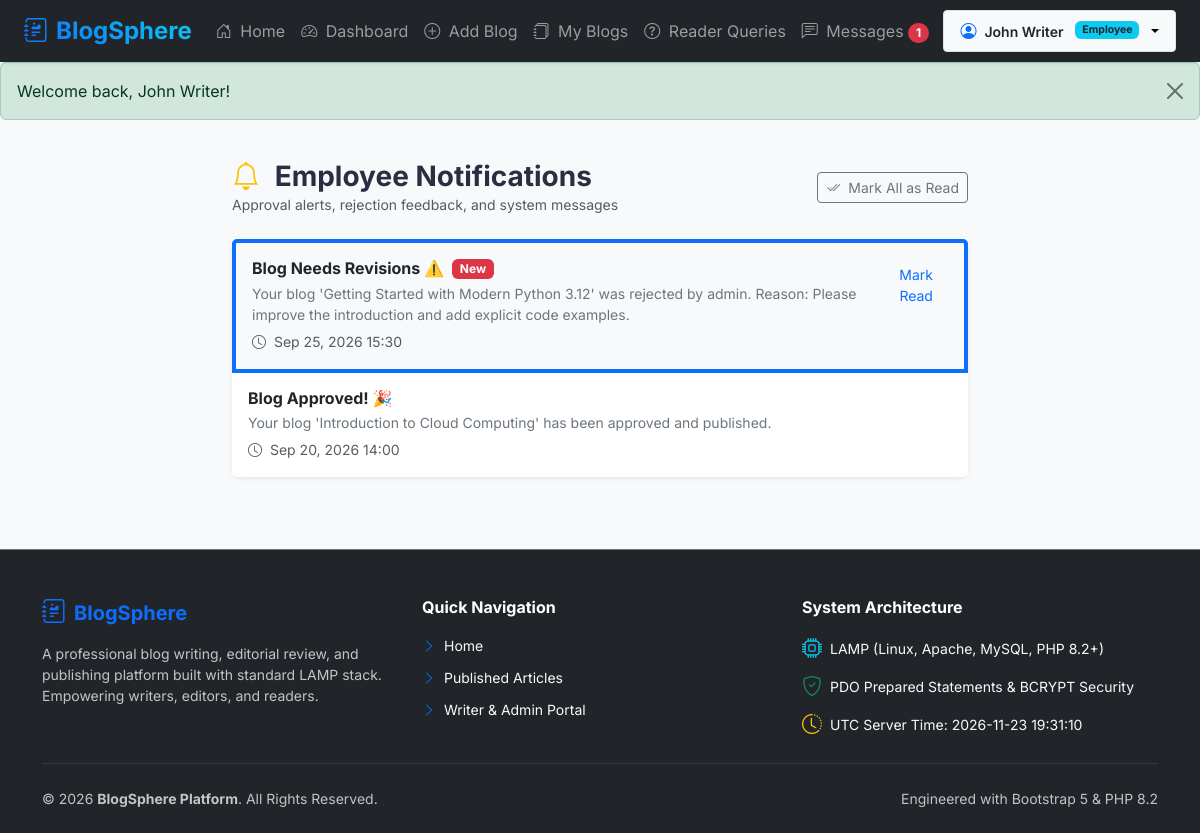
Screenshot of /employee/notifications.php (signed in) with the database file from the repository.
### tables this page shows
CREATE TABLE `notifications` (
  `id` INT AUTO_INCREMENT PRIMARY KEY,
  `user_id` INT NOT NULL,
  `blog_id` INT DEFAULT NULL,
  `title` VARCHAR(255),
  `message` TEXT NOT NULL,
  `type` VARCHAR(50) DEFAULT 'info',
  `is_read` BOOLEAN DEFAULT FALSE,
  `created_at` TIMESTAMP DEFAULT CURRENT_TIMESTAMP,
  FOREIGN KEY (`user_id`) REFERENCES `users`(`id`) ON DELETE CASCADE,
  FOREIGN KEY (`blog_id`) REFERENCES `blogs`(`id`) ON DELETE SET NULL
);

### employee/notifications.php (the view, shortened to what this page needs)
<?php
$pdo = getDBConnection();
$employeeId = $_SESSION['user_id'];
$stmt = $pdo->prepare("SELECT * FROM notifications WHERE user_id = ? ORDER BY created_at DESC LIMIT 30");
$stmt->execute([$employeeId]);
$notifications = $stmt->fetchAll();
include __DIR__ . '/../includes/header.php';
?>
<div class="container py-4">
    <div class="row justify-content-center">
        <div class="col-lg-8">
            <div class="d-flex justify-content-between align-items-center mb-4">
                <div>
                    <h3 class="fw-bold mb-0"><i class="bi bi-bell text-warning me-2"></i> Employee Notifications</h3>
                    <p class="text-muted small mb-0">Approval alerts, rejection feedback, and system messages</p>
                </div>
                <?php if (!empty($notifications)): ?>
                    <a href="<?= BASE_URL ?>employee/notifications.php?action=read_all" class="btn btn-sm btn-outline-secondary">
                        <i class="bi bi-check2-all me-1"></i> Mark All as Read
                    </a>
                <?php endif; ?>
            </div>
            <div class="card border-0 shadow-sm rounded-3">
                <div class="list-group list-group-flush">
                    <?php if (empty($notifications)): ?>
                        <div class="text-center py-5 text-muted">
                            <i class="bi bi-bell-slash display-3"></i>
                            <h5 class="mt-3">No notifications yet.</h5>
                        </div>
                    <?php else: ?>
                        <?php foreach ($notifications as $n): ?>
                            <div class="list-group-item p-3 d-flex justify-content-between align-items-start <?= !$n['is_read'] ? 'bg-light font-weight-bold border-start border-primary border-4' : '' ?>">
                                <div>
                                    <div class="d-flex align-items-center mb-1 gap-2">
                                        <h6 class="fw-bold mb-0 text-dark"><?= htmlspecialchars($n['title']) ?></h6>
                                        <?php if (!$n['is_read']): ?>
                                            <span class="badge bg-danger">New</span>
                                        <?php endif; ?>
                                    </div>
                                    <p class="mb-1 text-secondary small"><?= htmlspecialchars($n['message']) ?></p>
                                    <small class="text-muted"><i class="bi bi-clock me-1"></i> <?= formatDate($n['created_at'], 'M d, Y H:i') ?></small>
                                </div>
                                <?php if (!$n['is_read']): ?>
                                    <a href="<?= BASE_URL ?>employee/notifications.php?read_id=<?= $n['id'] ?>" class="btn btn-sm btn-link text-decoration-none">Mark Read</a>
                                <?php endif; ?>
                            </div>
                        <?php endforeach; ?>
                    <?php endif; ?>
                </div>
            </div>
        </div>
    </div>
</div>
<?php include __DIR__ . '/../includes/footer.php'; ?>

### assets/css/style.css (style rules this page uses)
body { font-family: 'Inter', -apple-system, BlinkMacSystemFont, "Segoe UI", Roboto, sans-serif; color: #2b2d42; background-color: #f8f9fa; }

### includes/header.php (style rules this page uses)
body { font-family: 'Inter', -apple-system, sans-serif; background-color: #f8f9fa; color: #2b2d42; margin: 0; padding: 0; }

### rows the page displays
notifications: title "Blog Needs Revisions ⚠️", is_read "New", message "Your blog 'Getting Started with Modern Python 3.12' was rejected by admin. Reason: Please improve the introduction and add explicit code examples.", created_at "Sep 25, 2026 15:30"
notifications: title "Blog Approved! 🎉", message "Your blog 'Introduction to Cloud Computing' has been approved and published.", created_at "Sep 20, 2026 14:00"

### other values shown
$unreadMessages "1"
$_SESSION['user_name'] "John Writer"
$role "Employee"
$flash['message'] "Welcome back, John Writer!"
